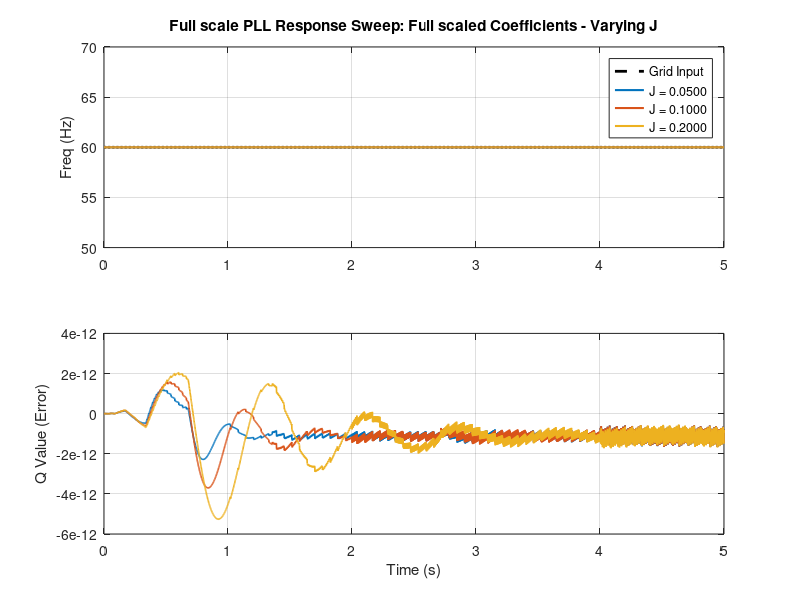
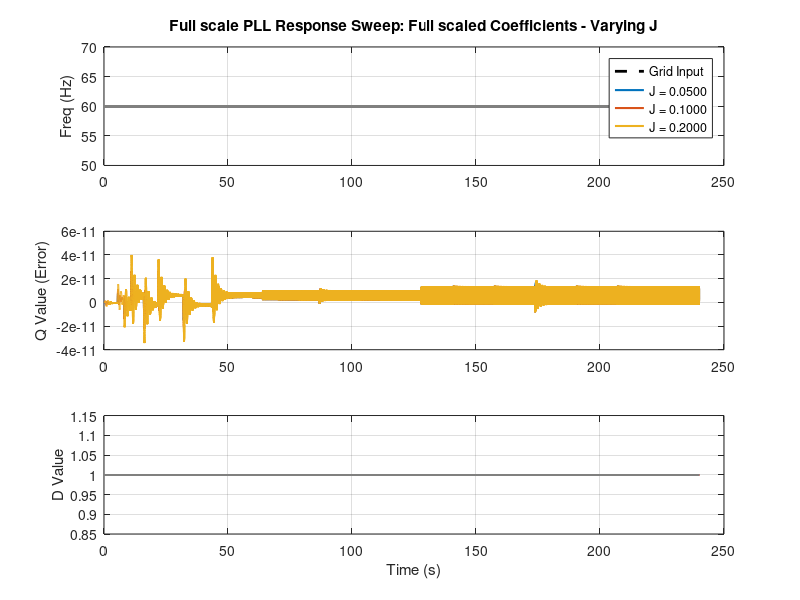
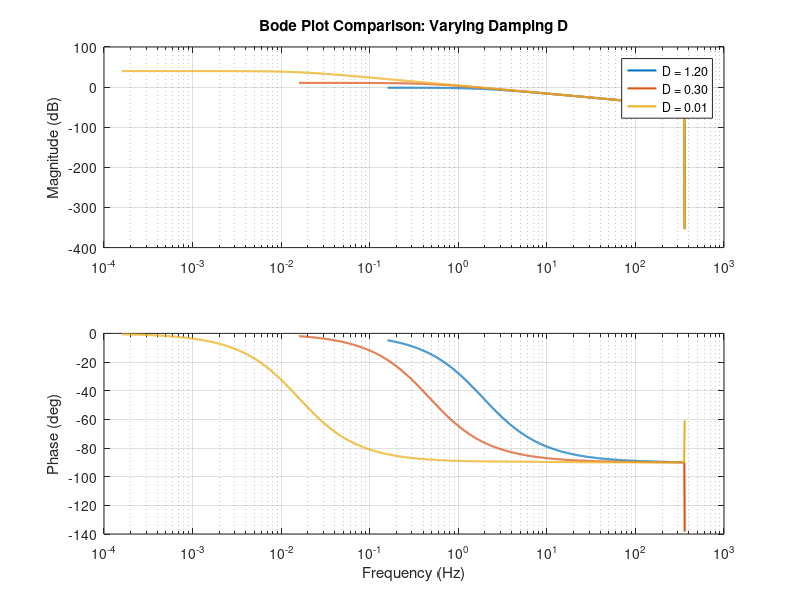
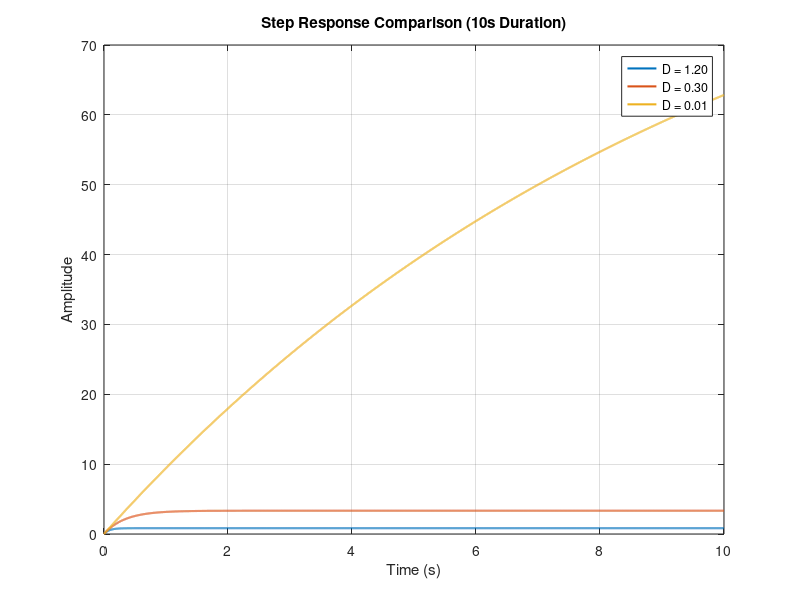

Source code (MATLAB) for these figures, in order:
clear; clc; close all;

% Parameters
Ki = 1000;      
Kp = 40;       
Fs = 720;     
Ts = 1/Fs;
t_final = 10; % Define the 10-second window

% --- Comparison for Damping D ---
J_fixed = 0.1;  % Through sheer experimental observation, J must be negative 
% (for it to track properly)
D_values = [1.2, 0.3, 0.01]; 
% With small inertia, and large dampening, the responses are not good

% High vals of damp and low vals of J seem to give the responses we want
% J does not seem to effect the gain whatsoever - great! That literally is
% good
% Storage for discrete coefficients

% max J is 0.9 
num_z_all = cell(length(D_values),1);
den_z_all = cell(length(D_values),1);

% Initialize figures
figure(3); clf; 
figure(4); clf; 

colors_d = lines(length(D_values));

for i = 1:length(D_values)
    D = D_values(i);
    
    % 1. Define G(s) using your updated coefficients
    num_s = [Kp, Ki];
    den_s = [J_fixed*Kp, (J_fixed*Ki + (D)*Kp + 1), (D)*Ki];
    Gs = tf(num_s, den_s);
    
    % 2. Discretize using Tustin
    Gz = c2d(Gs, Ts, 'tustin');

    % Extract discrete numerator and denominator
    [num_z, den_z] = tfdata(Gz, 'v');

    % Store them
    num_z_all{i} = num_z;
    den_z_all{i} = den_z;

    % Normalize so a0 = 1
    num_z = num_z / den_z(1);
    den_z = den_z / den_z(1);

    num_z_all{i} = num_z;
    den_z_all{i} = den_z;

    fprintf('\nD = %.2f\n', D);
    fprintf('Numerator:   ');
    disp(num_z);
    fprintf('Denominator: ');
    disp(den_z);

    NB = 20;  % B Coeffs - -2s20
    NA = 16;  % A Coeffs - 2s16 

    scaled_num = round(num_z * 2^NB);
    scaled_den = round(den_z * 2^NA);

    fprintf('Numerator Verilog (B0, B1, B2):   ');
    disp(scaled_num);
    fprintf('Denominator Verilog (A0 - ignore, A1, A2): ');
    disp(scaled_den);
    
    % 3. Frequency Domain Plotting (Bode)
    figure(3);
    [mag, phase, w] = bode(Gz);
    mag_db = 20*log10(squeeze(mag));
    phase_deg = squeeze(phase);
    freq_hz = w / (2*pi);
    
    subplot(2,1,1);
    semilogx(freq_hz, mag_db, 'Color', colors_d(i,:), 'LineWidth', 1.5); hold on;
    ylabel('Magnitude (dB)'); grid on;
    title('Bode Plot Comparison: Varying Damping D');
    
    subplot(2,1,2);
    semilogx(freq_hz, phase_deg, 'Color', colors_d(i,:), 'LineWidth', 1.5); hold on;
    ylabel('Phase (deg)'); xlabel('Frequency (Hz)'); grid on;
    
    % 4. Time Domain Plotting - Forced to 10 Seconds
    figure(4);
    % Passing t_final ensures the simulation runs the full 10s
    [y, t] = step(Gz, t_final); 
    plot(t, y, 'Color', colors_d(i,:), 'LineWidth', 1.5); hold on;

    % 4. Time Domain Plotting - Forced to 10 Seconds
    figure(5);

    t = 0:Ts:t_final;          % Time vector
    u = 0.5 * ones(size(t));   % 0.5 step input

    [y, t] = lsim(Gz, u, t);   % Simulate response

    plot(t, y, 'Color', colors_d(i,:), 'LineWidth', 1.5); hold on;
end

% Add legends and formatting
figure(3);
subplot(2,1,1);
legend(arrayfun(@(d) sprintf('D = %.2f', d), D_values, 'UniformOutput', false));

figure(4);
grid on;
title('Step Response Comparison (10s Duration)');
xlabel('Time (s)'); ylabel('Amplitude');
xlim([0 t_final]); % Ensure the axis matches our 10s window
legend(arrayfun(@(d) sprintf('D = %.2f', d), D_values, 'UniformOutput', false));

figure(5);
grid on;
title('Step 0.5 Response Comparison (10s Duration)');
xlabel('Time (s)'); ylabel('Amplitude');
xlim([0 t_final]); % Ensure the axis matches our 10s window
legend(arrayfun(@(d) sprintf('D = %.2f', d), D_values, 'UniformOutput', false));



%% 11. Sinusoidal Response (q as a sinusoid) Simulation
clear; clc; close all;

% Parameters
Ki = 1000;      
Kp = 40;       
Fs = 720;     
Ts = 1/Fs;
t_final = 3; 

% --- Controllable Input Parameters ---
f_in = 4.0;                % Sinusoid frequency (Hz)
% Why is it that a 1hz difference between pll and grid 
% creates a 4hz sinusoid in q? 
dc_offset = 0.0;           % <--- ADJUST THIS for DC Offset
amplitude = 0.25;           % Sinusoid peak amplitude

t_sine = 0:Ts:t_final;     
% Combined Input: Sinusoid + DC Offset
u_sine = dc_offset + amplitude * sin(2*pi*f_in*t_sine); 

% --- Comparison for Damping D ---
J_fixed = 0.3;  % Seems to scale the gain of sinusoids significantly
% J_fixed = [-0.5, 0.3, 


% Should try J = 0.03 and D = 2.0, I think that will work

% We should tesst J - 0.05, with D
D_values = [2.0, 1.2, 1.5]; 
colors_d = lines(length(D_values));

figure(7); clf; hold on;

for i = 1:length(D_values)
    D = D_values(i);
    num_s = [Kp, Ki];
    den_s = [J_fixed*Kp, (J_fixed*Ki + D*Kp + 1), D*Ki];
    Gs = tf(num_s, den_s);
    Gz = c2d(Gs, Ts, 'tustin');
    
    % Simulate response
    [y_sine, t_out] = lsim(Gz, u_sine, t_sine);
    plot(t_out, y_sine, 'Color', colors_d(i,:), 'LineWidth', 1.5);
end

% Plot the input signal for reference
plot(t_sine, u_sine, 'k--', 'LineWidth', 1.2, 'DisplayName', 'Input (Ref)');
grid on;
title(sprintf('Sinusoidal Response (%.1f Hz) with %.1f DC Offset', f_in, dc_offset));
xlabel('Time (s)'); ylabel('Amplitude');
legend([arrayfun(@(d) sprintf('D = %.2f', d), D_values, 'UniformOutput', false), 'Input Reference']);

%% 13. Full Non-Linear Closed-Loop Simulation (DQZ + IPLL)
clear; clc; close all;
figure(8); clf;
figure(9); clf; % New figure for internal signal plotting


% As I suspected - sine and cos are differently aligned here. 
% Obviously this is of interest to us. 


% What happens if I switch va and such to cos? This is what gives us an
% error. 


% What happens if I switch the nco - should see fuckery with current vals,
% and workery with previous vals - nco gives us different stuff. 

% --- Simulation Parameters ---
Fs_sim = 720;
Ts_sim = 1/Fs_sim;
t_sim_final = 10; % 10 seconds to see the full lock dynamics
t_vec = 0:Ts_sim:t_sim_final;
N_sim = length(t_vec);

% --- Define the Input Grid (What the PLL is trying to track) ---
% Let's create a frequency step. Starts at 60Hz, jumps to 59Hz at 0.5s.
f_grid_nominal = 61;
f_grid_actual = ones(1, N_sim) * 60; 
f_grid_actual(t_vec >= 0.5) = 60; % 1 Hz drop at t=0.5s

% Integrate frequency to get the grid phase angle (theta_grid)
theta_grid = zeros(1, N_sim);
for k = 2:N_sim
    theta_grid(k) = theta_grid(k-1) + 2*pi * f_grid_actual(k) * Ts_sim;
end

% Generate the 3-Phase Input Signals (Normalized to amplitude 1)
v_a = cos(theta_grid); % Changing to cos aligns cos nco with thingy, changing to sin aligns with sin nco
v_b = cos(theta_grid - 2*pi/3); % Looks like all our hex files use sin - so why are we aligning with cos?
v_c = cos(theta_grid - 4*pi/3); % Inputs as sin while we start assuming cos makes q really high off the start. 
% But our q is 0? 

% Using q = asin + bcos - are they actually sin and cos though?
% --- Initialize Loop Variables ---
% J to 0.006 and D to 0.3 ~= J 0.03 and D 2.0
J_fixed = 0.01; % More J = more oscillation - longer to capture
D_sim = 0.9; % D > 1 breaks the thing
Kp = 40;
Ki = 1000;
num_s_sim = [Kp, Ki];
den_s_sim = [J_fixed*Kp, (J_fixed*Ki + D_sim*Kp + 1), D_sim*Ki];
Gs_sim = tf(num_s_sim, den_s_sim);
Gz_sim = c2d(Gs_sim, Ts_sim, 'tustin');
[num_z_sim, den_z_sim] = tfdata(Gz_sim, 'v');

% Normalize coefficients
num_z_sim = num_z_sim / den_z_sim(1);
den_z_sim = den_z_sim / den_z_sim(1);
b0 = num_z_sim(1); b1 = num_z_sim(2); b2 = num_z_sim(3);
a1 = den_z_sim(2); a2 = den_z_sim(3);

% Storage arrays for plotting
q_out_arr = zeros(1, N_sim);
f_err_arr = zeros(1, N_sim);
f_out_arr = zeros(1, N_sim);
theta_nco_arr = zeros(1, N_sim);

% NEW: Storage arrays for internal signals
sine_nco_arr = zeros(1, N_sim);
cos_nco_arr  = zeros(1, N_sim);
alpha_arr    = zeros(1, N_sim);
beta_arr     = zeros(1, N_sim);

% State variables for the IPLL Filter (delays)
x_z1 = 0; x_z2 = 0;
y_z1 = 0; y_z2 = 0;

% NCO Variables
f_nco_center = 61.0;
theta_nco = 0; 

% ========================================================
% ================= SAMPLE-BY-SAMPLE LOOP ================
% ========================================================
for k = 1:N_sim
    
    % 1. ----- NCO (Sine/Cosine Generation) -----
    sine_nco = sin(theta_nco);
    cos_nco = cos(theta_nco);
    
    % Record NCO states
    theta_nco_arr(k) = theta_nco;
    sine_nco_arr(k) = sine_nco;
    cos_nco_arr(k) = cos_nco;
    
    % 2. ----- DQZ Transform (Phase Detector) -----
    alpha = (2/3)*v_a(k) - (1/3)*(v_b(k) + v_c(k));
    beta  = (1/sqrt(3))*(v_c(k) - v_b(k)); % Note: your c-b logic
    
    % Record Clarke outputs
    alpha_arr(k) = alpha;
    beta_arr(k) = beta;
    
    % Park Transform
    d_val = alpha * cos_nco - beta * sine_nco;
    q_val = beta * cos_nco + alpha * sine_nco;
    
    q_out_arr(k) = q_val;
    
    % 3. ----- IPLL Filter (Loop Filter) -----
    x_in = -q_val; % In our filter - we are assuming the input is cos
    % 
    
    % Direct Form I computation
    y_out = ((b0*x_in + b1*x_z1 + b2*x_z2)*1 - (a1*y_z1 + a2*y_z2)); % If you divide the num by two here, and have sin as input, 0.2 and 0.3 brick it, but that doesn't explain how 0.03 and 2.0 worked!
    % oddly, if you multiply the num by two here, and use J = 0.02 and D =
    % 2.0, then you get the expected output
    % My best current guess is that the numerator is twice what it should
    % be

    % If the numerator isnt twice:
    % 

    % We did our scaling assuming the gain was 1/D, which it is, 
    
    % Update delays
    x_z2 = x_z1;
    x_z1 = x_in;
    y_z2 = y_z1;
    y_z1 = y_out;
    
    f_err_arr(k) = y_out;
    
    % 4. ----- Update Frequency Output -----
    f_out_arr(k) = f_nco_center + y_out;
    
    % 5. ----- Integrate NCO Phase for next sample -----
    theta_nco = theta_nco +  2*pi*f_out_arr(k) * Ts_sim;
    theta_nco = mod(theta_nco, 2*pi); 
end

% ========================================================
% ================= PLOTTING =============================
% ========================================================

% --- Figure 8: PLL Tracking Performance ---
figure(8);
subplot(3,1,1);
plot(t_vec, f_grid_actual, 'k--', 'LineWidth', 1.5); hold on;
plot(t_vec, f_out_arr, 'b', 'LineWidth', 1.5);
grid on; title('Frequency Tracking: f_{grid} vs f_{nco}');
ylabel('Frequency (Hz)');
legend('Grid Freq (Input)', 'NCO Freq (IPLL Output)');
xlim([0 t_sim_final]);

subplot(3,1,2);
plot(t_vec, q_out_arr, 'r', 'LineWidth', 1.2);
grid on; title('Phase Error (q value)');
ylabel('Amplitude');
xlim([0 t_sim_final]);

subplot(3,1,3);
phase_diff = unwrap(theta_grid) - unwrap(theta_nco_arr);
plot(t_vec, phase_diff, 'm', 'LineWidth', 1.5);
grid on; title('Phase Angle Difference (\theta_{grid} - \theta_{nco})');
xlabel('Time (s)'); ylabel('Radians');
xlim([0 t_sim_final]);

% --- Figure 9: Internal Signals (Zoomed In) ---

figure(9);
% Zoom window (First 100ms to clearly see 60Hz waves)
x_zoom = [0 0.1]; 

subplot(2,1,1);
plot(t_vec, v_a, 'k', 'LineWidth', 2); hold on;
plot(t_vec, alpha_arr, 'r--', 'LineWidth', 1.5);
plot(t_vec, beta_arr, 'b--', 'LineWidth', 1.5);
grid on; 
title('Stationary Frame: Grid Phase A (v_a) vs Clarke Outputs (\alpha, \beta)');
ylabel('Amplitude');
legend('v_a (Grid A)', '\alpha', '\beta');
xlim(x_zoom);

subplot(2,1,2);
plot(t_vec, sine_nco_arr, 'r', 'LineWidth', 1.5); hold on;
plot(t_vec, cos_nco_arr, 'b', 'LineWidth', 1.5);
grid on; 
title('Rotating Frame (NCO Outputs)');
xlabel('Time (s)'); ylabel('Amplitude');
legend('sine_{nco}', 'cos_{nco}');
xlim(x_zoom);

%% Multi-Parameter Sweep: Testing J sensitivity
%clear; clc; close all;

% --- Constant Simulation Parameters ---
Fs_sim = 720;
Ts_sim = 1/Fs_sim;
t_sim_final = 5; % Reduced for faster multi-run plotting
t_vec = 0:Ts_sim:t_sim_final;
N_sim = length(t_vec);

% --- Define the Input Grid (Common to all runs) ---
f_grid_actual = ones(1, N_sim) * 60.0; 
f_grid_actual(t_vec >= 0.5) = 60.0; % 1 Hz step
theta_grid = cumtrapz(t_vec, 2*pi * f_grid_actual);
v_a = 2*cos(theta_grid); 
v_b = 2*cos(theta_grid - 2*pi/3); 
v_c = 2*cos(theta_grid - 4*pi/3);

% --- Sweep Parameters ---
% CHANGE THIS to sweep D, Kp, etc.
param_sweep = [0.05, 0.1, 0.2]; 
sweep_label = 'J';

% --- Pre-allocate Storage ---
f_out_history = zeros(length(param_sweep), N_sim);
q_out_history = zeros(length(param_sweep), N_sim);

num_z_all = cell(length(param_sweep),1);
den_z_all = cell(length(param_sweep),1);

% ========================================================
% ================= OUTER SWEEP LOOP =====================
% ========================================================
for p = 1:length(param_sweep)
    
    % Update the specific variable for this run
    J_fixed = param_sweep(p); 
    D_sim = 0.5; % Keep others constant
    Kp =40; Ki = 1000;
    
    % --- Re-calculate Coefficients for THIS run ---
    num_s = [Kp, Ki];
    den_s = [J_fixed*Kp, (J_fixed*Ki + (D_sim)*Kp + 1), (D_sim)*Ki];
    Gz = c2d(tf(num_s, den_s), Ts_sim, 'tustin');
    [num_z, den_z] = tfdata(Gz, 'v');
    
    b0 = num_z(1); b1 = num_z(2); b2 = num_z(3);
    a1 = den_z(2); a2 = den_z(3);

    % --- Reset Simulation States ---
    x_z1 = 0; x_z2 = 0; y_z1 = 0; y_z2 = 0;
    theta_nco = 0;
    f_nco_center = 60.0; % Your center freq

    % Store them
    num_z_all{p} = num_z;
    den_z_all{p} = den_z;

    % Normalize so a0 = 1
    num_z = num_z / den_z(1);
    den_z = den_z / den_z(1);

    num_z_all{p} = num_z;
    den_z_all{p} = den_z;

    fprintf('\nJ = %.5f\n D = %.5f\n', J_fixed, D_sim);
    fprintf('Numerator:   ');
    disp(num_z);
    fprintf('Denominator: ');
    disp(den_z);

    NB = 20;  % B Coeffs - -2s20
    NA = 16;  % A Coeffs - 2s16 

    scaled_num = round(num_z * 2^NB);
    scaled_den = round(den_z * 2^NA);

    fprintf('Numerator Verilog (B0, B1, B2):   ');
    disp(scaled_num);
    fprintf('Denominator Verilog (A0 - ignore, A1, A2): ');
    disp(scaled_den);

    % --- Sample-by-Sample Loop ---
    for k = 1:N_sim
        % NCO
        sine_nco = sin(theta_nco);
        cos_nco = cos(theta_nco);
        
        % DQZ/Park
        alpha = (2/3)*v_a(k) - (1/3)*(v_b(k) + v_c(k));
        beta  = (1/sqrt(3))*(v_c(k) - v_b(k));
        q_val = beta * cos_nco + alpha * sine_nco;
        
        % IPLL Filter
        x_in = -q_val;
        y_out = (b0*x_in + b1*x_z1 + b2*x_z2) - (a1*y_z1 + a2*y_z2);
        
        % Updates
        x_z2 = x_z1; x_z1 = x_in;
        y_z2 = y_z1; y_z1 = y_out;
        
        f_out_history(p, k) = f_nco_center + y_out;
        q_out_history(p, k) = q_val;
        
        theta_nco = mod(theta_nco + 2*pi*f_out_history(p, k)*Ts_sim, 2*pi);
    end
end

% ========================================================
% ================= PLOTTING ALL RUNS ====================
% ========================================================
figure();
set(gcf, 'Color', 'w');

% Subplot 1: Frequency Tracking
subplot(2,1,1);
plot(t_vec, f_grid_actual, 'k--', 'LineWidth', 2); hold on;
plot(t_vec, f_out_history', 'LineWidth', 1.5); % Note the transpose (')
grid on; ylabel('Freq (Hz)');
title(['Full scale PLL Response Sweep: Full scaled Coefficients - Varying ', sweep_label]);

% Dynamic Legend Generation
leg_entries = cell(1, length(param_sweep) + 1);
leg_entries{1} = 'Grid Input';
for i = 1:length(param_sweep)
    leg_entries{i+1} = sprintf('%s = %.4f', sweep_label, param_sweep(i));
end
legend(leg_entries, 'Location', 'best');

% Subplot 2: Phase Error (Q)
subplot(2,1,2);
plot(t_vec, q_out_history', 'LineWidth', 1.2);
grid on; ylabel('Q Value (Error)');
xlabel('Time (s)');


%% Multt-Parameter Sweep: Testing J Sens - With D and Q
clear; clc; close all;

% --- Constant Simulation Parameters ---
Fs_sim = 720;
Ts_sim = 1/Fs_sim;
t_sim_final = 240; % Reduced for faster multi-run plotting
t_vec = 0:Ts_sim:t_sim_final;
N_sim = length(t_vec);

% --- Define the Input Grid (Common to all runs) ---
f_grid_actual = ones(1, N_sim) * 60.0; 
f_grid_actual(t_vec >= 0.5) = 60.0; % 1 Hz step (currently kept at 60)
theta_grid = cumtrapz(t_vec, 2*pi * f_grid_actual);
v_a = cos(theta_grid); 
v_b = cos(theta_grid - 2*pi/3); 
v_c = cos(theta_grid - 4*pi/3);

% --- Sweep Parameters ---
% CHANGE THIS to sweep D, Kp, etc.
param_sweep = [0.05, 0.1, 0.2]; 
sweep_label = 'J';

% --- Pre-allocate Storage ---
f_out_history = zeros(length(param_sweep), N_sim);
q_out_history = zeros(length(param_sweep), N_sim);
d_out_history = zeros(length(param_sweep), N_sim); % Added pre-allocation for d
num_z_all = cell(length(param_sweep),1);
den_z_all = cell(length(param_sweep),1);

% ========================================================
% ================= OUTER SWEEP LOOP =====================
% ========================================================
for p = 1:length(param_sweep)
    
    % Update the specific variable for this run
    J_fixed = param_sweep(p); 
    D_sim = 0.25; % Keep others constant
    Kp = 40; Ki = 1000;
    
    % --- Re-calculate Coefficients for THIS run ---
    num_s = [Kp, Ki];
    den_s = [J_fixed*Kp, (J_fixed*Ki + (D_sim)*Kp + 1), (D_sim)*Ki];
    Gz = c2d(tf(num_s, den_s), Ts_sim, 'tustin');
    [num_z, den_z] = tfdata(Gz, 'v');
    
    b0 = num_z(1); b1 = num_z(2); b2 = num_z(3);
    a1 = den_z(2); a2 = den_z(3);
    
    % --- Reset Simulation States ---
    x_z1 = 0; x_z2 = 0; y_z1 = 0; y_z2 = 0;
    theta_nco = 0;
    f_nco_center = 60.0; % Your center freq
    
    % Store them
    num_z_all{p} = num_z;
    den_z_all{p} = den_z;
    
    % Normalize so a0 = 1
    num_z = num_z / den_z(1);
    den_z = den_z / den_z(1);
    num_z_all{p} = num_z;
    den_z_all{p} = den_z;
    
    fprintf('\nJ = %.5f\n D = %.5f\n', J_fixed, D_sim);
    fprintf('Numerator:   ');
    disp(num_z);
    fprintf('Denominator: ');
    disp(den_z);
    
    NB = 20;  % B Coeffs - -2s20
    NA = 16;  % A Coeffs - 2s16 
    scaled_num = round(num_z * 2^NB);
    scaled_den = round(den_z * 2^NA);
    fprintf('Numerator Verilog (B0, B1, B2):   ');
    disp(scaled_num);
    fprintf('Denominator Verilog (A0 - ignore, A1, A2): ');
    disp(scaled_den);
    
    % --- Sample-by-Sample Loop ---
    for k = 1:N_sim
        % NCO
        sine_nco = sin(theta_nco);
        cos_nco = cos(theta_nco);
        
        % DQZ/Park
        alpha = (2/3)*v_a(k) - (1/3)*(v_b(k) + v_c(k));
        beta  = (1/sqrt(3))*(v_c(k) - v_b(k));
        
        % Calculate q and d
        q_val = beta * cos_nco + alpha * sine_nco;
        d_val = alpha * cos_nco - beta * sine_nco; % Added d_val calculation
        
        % IPLL Filter
        x_in = -q_val;
        y_out = (b0*x_in + b1*x_z1 + b2*x_z2) - (a1*y_z1 + a2*y_z2);
        
        % Updates
        x_z2 = x_z1; x_z1 = x_in;
        y_z2 = y_z1; y_z1 = y_out;
        
        % Store History
        f_out_history(p, k) = f_nco_center + y_out;
        q_out_history(p, k) = q_val;
        d_out_history(p, k) = d_val; % Store d_val history
        
        theta_nco = mod(theta_nco + 2*pi*f_out_history(p, k)*Ts_sim, 2*pi);
    end
end

% ========================================================
% ================= PLOTTING ALL RUNS ====================
% ========================================================
figure();
set(gcf, 'Color', 'w');

% Subplot 1: Frequency Tracking
subplot(3,1,1); % Changed to 3,1,1
plot(t_vec, f_grid_actual, 'k--', 'LineWidth', 2); hold on;
plot(t_vec, f_out_history', 'LineWidth', 1.5); 
grid on; ylabel('Freq (Hz)');
title(['Full scale PLL Response Sweep: Full scaled Coefficients - Varying ', sweep_label]);

% Dynamic Legend Generation
leg_entries = cell(1, length(param_sweep) + 1);
leg_entries{1} = 'Grid Input';
for i = 1:length(param_sweep)
    leg_entries{i+1} = sprintf('%s = %.4f', sweep_label, param_sweep(i));
end
legend(leg_entries, 'Location', 'best');

% Subplot 2: Phase Error (Q)
subplot(3,1,2); % Changed to 3,1,2
plot(t_vec, q_out_history', 'LineWidth', 1.2);
grid on; ylabel('Q Value (Error)');

% Subplot 3: D Value
subplot(3,1,3); % Added 3,1,3 for D
plot(t_vec, d_out_history', 'LineWidth', 1.2);
grid on; ylabel('D Value');
xlabel('Time (s)');



%% Multi-Parameter Sweep: Testing D sensitivity
clear; clc; close all;

% --- Constant Simulation Parameters ---
Fs_sim = 720;
Ts_sim = 1/Fs_sim;
t_sim_final = 5; % Reduced for faster multi-run plotting
t_vec = 0:Ts_sim:t_sim_final;
N_sim = length(t_vec);

% --- Define the Input Grid (Common to all runs) ---
f_grid_actual = ones(1, N_sim) * 60; 
f_grid_actual(t_vec >= 0.5) = 59.0; % 1 Hz step
theta_grid = cumtrapz(t_vec, 2*pi * f_grid_actual);
v_a = cos(theta_grid); 
v_b = cos(theta_grid - 2*pi/3); 
v_c = cos(theta_grid - 4*pi/3);

% --- Sweep Parameters ---
% CHANGE THIS to sweep D, Kp, etc.
param_sweep = [0.0, 0.0001, 0.001, 0.01, 0.1, 0.5, 1.2]; 
sweep_label = 'D';

% --- Pre-allocate Storage ---
f_out_history = zeros(length(param_sweep), N_sim);
q_out_history = zeros(length(param_sweep), N_sim);

% ========================================================
% ================= OUTER SWEEP LOOP =====================
% ========================================================
for p = 1:length(param_sweep)
    
    % Update the specific variable for this run
    J_fixed = 0.1; 
    D_sim = param_sweep(p); % Keep others constant
    Kp =40; Ki = 1000;
    
    % --- Re-calculate Coefficients for THIS run ---
    num_s = [Kp, Ki];
    den_s = [J_fixed*Kp, (J_fixed*Ki + D_sim*Kp + 1), D_sim*Ki];
    Gz = c2d(tf(num_s, den_s), Ts_sim, 'tustin');
    [num_z, den_z] = tfdata(Gz, 'v');
    
    b0 = num_z(1); b1 = num_z(2); b2 = num_z(3);
    a1 = den_z(2); a2 = den_z(3);

    % --- Reset Simulation States ---
    x_z1 = 0; x_z2 = 0; y_z1 = 0; y_z2 = 0;
    theta_nco = 0;
    f_nco_center = 60.0; % Your center freq

    % --- Sample-by-Sample Loop ---
    for k = 1:N_sim
        % NCO
        sine_nco = sin(theta_nco);
        cos_nco = cos(theta_nco);
        
        % DQZ/Park
        alpha = (2/3)*v_a(k) - (1/3)*(v_b(k) + v_c(k));
        beta  = (1/sqrt(3))*(v_c(k) - v_b(k));
        q_val = beta * cos_nco + alpha * sine_nco;
        
        % IPLL Filter
        x_in = -q_val;
        y_out = (b0*x_in + b1*x_z1 + b2*x_z2) - (a1*y_z1 + a2*y_z2);
        
        % Updates
        x_z2 = x_z1; x_z1 = x_in;
        y_z2 = y_z1; y_z1 = y_out;
        
        f_out_history(p, k) = f_nco_center + y_out;
        q_out_history(p, k) = q_val;
        
        theta_nco = mod(theta_nco + 2*pi*f_out_history(p, k)*Ts_sim, 2*pi);
    end
end

% ========================================================
% ================= PLOTTING ALL RUNS ====================
% ========================================================
figure(10);
set(gcf, 'Color', 'w');

% Subplot 1: Frequency Tracking
subplot(2,1,1);
plot(t_vec, f_grid_actual, 'k--', 'LineWidth', 2); hold on;
plot(t_vec, f_out_history', 'LineWidth', 1.5); % Note the transpose (')
grid on; ylabel('Freq (Hz)');
title(['PLL Response Sweep: Varying ', sweep_label]);

% Dynamic Legend Generation
leg_entries = cell(1, length(param_sweep) + 1);
leg_entries{1} = 'Grid Input';
for i = 1:length(param_sweep)
    leg_entries{i+1} = sprintf('%s = %.4f', sweep_label, param_sweep(i));
end
legend(leg_entries, 'Location', 'best');

% Subplot 2: Phase Error (Q)
subplot(2,1,2);
plot(t_vec, q_out_history', 'LineWidth', 1.2);
grid on; ylabel('Q Value (Error)');
xlabel('Time (s)');

%% 5. Frequency Step Simulation
% Input 59 Hz to see how it responds
clear;
N = 1200;               % Buffer size
bits = 16;              % 16-bit signed
max_val = 2^(bits-1)-1; % 32767

% Physical Parameters
fs = 720;               % Sampling rate (Hz)
f_grid = 60;            % Grid frequency (Hz)

% Time/Phase calculation
n = (0:N-1)';           % Sample index
% Phase increment per sample = 2*pi * (f_grid / fs)
theta_fixed = 2*pi * (f_grid / fs) * n; 
f_step = ones(N, 1) * 59;
f_step(N/150:end) = 59; 
phase_step = zeros(N, 1);
for n = 2:N
    phase_step(n) = phase_step(n-1) + 2*pi * (f_step(n)/fs);
end
sig_A_step = max_val * sin(phase_step);


%% 8. Export Dynamic Files
% This will export to your home page probably - you have to move files 
% into project directory where you run testbench
dyn_signals = {sig_A_step, max_val*sin(phase_step - 2*pi/3), max_val*sin(phase_step - 4*pi/3)};
dyn_filenames = {'grid_a.hex', 'grid_b.hex', 'grid_c.hex'};

for i = 1:length(dyn_signals)
    data = round(dyn_signals{i});
    data = max(min(data, max_val), -2^(bits-1));
    hex_vals = dec2hex(mod(data, 2^bits), 4);
    fid = fopen(dyn_filenames{i}, 'w');
    for row = 1:N
        fprintf(fid, '%s\n', hex_vals(row, :));
    end
    fclose(fid);
end

%% 10. Hardware Verification Plot (with Smoothing)
% Load the hardware data
t = (0:N-1)'/fs; 
fid = fopen('MATH_CF_61_LONG_D09_J02.txt', 'r');
fid2 = fopen('MATH_CF_61_LONG_D09_J01.txt', 'r');

fid4 = fopen('MATH_CF_61_LONG_D12_J01.txt', 'r');
fid5 = fopen('MATH_CF_61_LONG_D12_J005.txt', 'r');
fid3 = fopen('SRF_CF_61_LONG.txt', 'r');

if (fid ~= -1) && (fid2 ~= -1)
    hw_hex = textscan(fid, '%s');
    fclose(fid);

    hw_hex2 = textscan(fid2, '%s');
    fclose(fid2);

    hw_hex3 = textscan(fid3, '%s');
    fclose(fid3);

    hw_hex4 = textscan(fid4, '%s');
    fclose(fid4);

    hw_hex5 = textscan(fid5, '%s');
    fclose(fid5);
    
    % Convert Hex strings to Decimal
    hw_fcw = uint32(hex2dec(hw_hex{1}));
    hw_fcw2 = uint32(hex2dec(hw_hex2{1}));
    hw_fcw3 = uint32(hex2dec(hw_hex3{1}));
    hw_fcw4 = uint32(hex2dec(hw_hex4{1}));
    hw_fcw5 = uint32(hex2dec(hw_hex5{1}));

    % Convert FCW back to Hz for the plot
    % Note: Use the frequency the NCO thinks it is clocked at (720 Hz)
    f_hw_raw = (double(hw_fcw) * 720) / (2^32);
    f_hw_raw2 = (double(hw_fcw2) * 720) / (2^32);
    f_hw_raw3 = (double(hw_fcw3) * 720) / (2^32);
    f_hw_raw4 = (double(hw_fcw4) * 720) / (2^32);
    f_hw_raw5 = (double(hw_fcw5) * 720) / (2^32);

    % --- SMOOTHING LOGIC ---
    % Average over 12 samples (one full 60Hz cycle at 720Hz sampling)
    window_size = 12; 
    f_hw = movmean(f_hw_raw, window_size) - 1;
    f_hw2 = movmean(f_hw_raw2, window_size) - 1;
    f_hw3 = movmean(f_hw_raw3, window_size) - 1;
    f_hw4 = movmean(f_hw_raw4, window_size) - 1;
    f_hw5 = movmean(f_hw_raw5, window_size) - 1;
    % -----------------------

    % Determine the shortest length to avoid "index out of bounds"
    len_to_plot = min([length(t), length(f_hw), length(f_hw2), length(f_hw3), length(f_hw4), length(f_hw5)]);
    
    figure();
    
    % Use the shortest available data length
    len = min([length(t), length(f_hw), length(f_hw2), length(f_hw3), length(f_hw4), length(f_hw5)]);
    
    % Plot the lines
    plot(t(1:len), f_step(1:len), 'k--', 'LineWidth', 1.5); hold on;
    plot(t(1:len), f_hw(1:len), 'r', 'LineWidth', 1.2);
    plot(t(1:len), f_hw2(1:len), 'g', 'LineWidth', 1.2);
    plot(t(1:len), f_hw4(1:len), 'y', 'LineWidth', 1.2);
    plot(t(1:len), f_hw5(1:len), 'm', 'LineWidth', 1.2);
    plot(t(1:len), f_hw3(1:len), 'b', 'LineWidth', 1.2);
    
    title('IPLL Frequency Tracking Comparison (ipll nominal f = 61 Hz)');
    legend('Reference', 'D 0.9 J 0.2', 'D 0.9 J 0.1', 'D 1.2 J 0.1', 'D 1.2 J 0.05', 'Typical SRF PLL');
    ylabel('Frequency (Hz)'); 
    grid on;
    grid minor; % Adds smaller lines for better visibility
   
else
    disp('Hardware output file not found. Run the simulation first.');
end

%% 10. Grid Forming vs Grid Following before hookup
% Load the hardware data
clear;
N = 1200;               % Buffer size
bits = 16;              % 16-bit signed
max_val = 2^(bits-1)-1; % 32767

% Physical Parameters
fs = 720;               % Sampling rate (Hz)
f_grid = 60;            % Grid frequency (Hz)
t = (0:N-1)'/fs; 
% Phase increment per sample = 2*pi * (f_grid / fs) 
f_step = ones(N, 1) * 59;
f_step(N/150:end) = 59; 
phase_step = zeros(N, 1);
for n = 2:N
    phase_step(n) = phase_step(n-1) + 2*pi * (f_step(n)/fs);
end
sig_A_step = max_val * sin(phase_step);

fid = fopen('DQZ_TO_SPVM_59HZ_IPLL.txt', 'r');
fid2 = fopen('DQZ_TO_SPVM_59HZ_SRF.txt', 'r');

if (fid ~= -1) && (fid2 ~= -1)
    hw_hex = textscan(fid, '%s');
    fclose(fid);

    hw_hex2 = textscan(fid2, '%s');
    fclose(fid2);
    
    % Convert Hex strings to Decimal
    hw_fcw = uint32(hex2dec(hw_hex{1}));
    hw_fcw2 = uint32(hex2dec(hw_hex2{1}));

    % Convert FCW back to Hz for the plot
    % Note: Use the frequency the NCO thinks it is clocked at (720 Hz)
    f_hw_raw = (double(hw_fcw) * 720) / (2^32);
    f_hw_raw2 = (double(hw_fcw2) * 720) / (2^32);

    % --- SMOOTHING LOGIC ---
    % Average over 12 samples (one full 60Hz cycle at 720Hz sampling)
    window_size = 12; 
    f_hw = movmean(f_hw_raw, window_size);
    f_hw2 = movmean(f_hw_raw2, window_size);
    % -----------------------

    % Determine the shortest length to avoid "index out of bounds"
    len_to_plot = min([length(t), length(f_hw), length(f_hw2)]);
    
    figure();
    
    % Use the shortest available data length
    len = min([length(t), length(f_hw), length(f_hw2)]);
    
    % Plot the lines
    plot(t(1:len), f_step(1:len), 'k--', 'LineWidth', 1.5); hold on;
    plot(t(1:len), f_hw(1:len), 'g', 'LineWidth', 1.2);
    plot(t(1:len), f_hw2(1:len), 'r', 'LineWidth', 1.2);

    
    title('Final IPLL Frequency Tracking Comparison (ipll nominal f = 60 Hz, input = 59 Hz)');
    legend('Reference', 'Grid Forming IPLL', 'Typical SRF PLL');
    ylabel('Frequency (Hz)'); 
    grid on;
    grid minor; % Adds smaller lines for better visibility
   
else
    disp('Hardware output file not found. Run the simulation first.');
end
